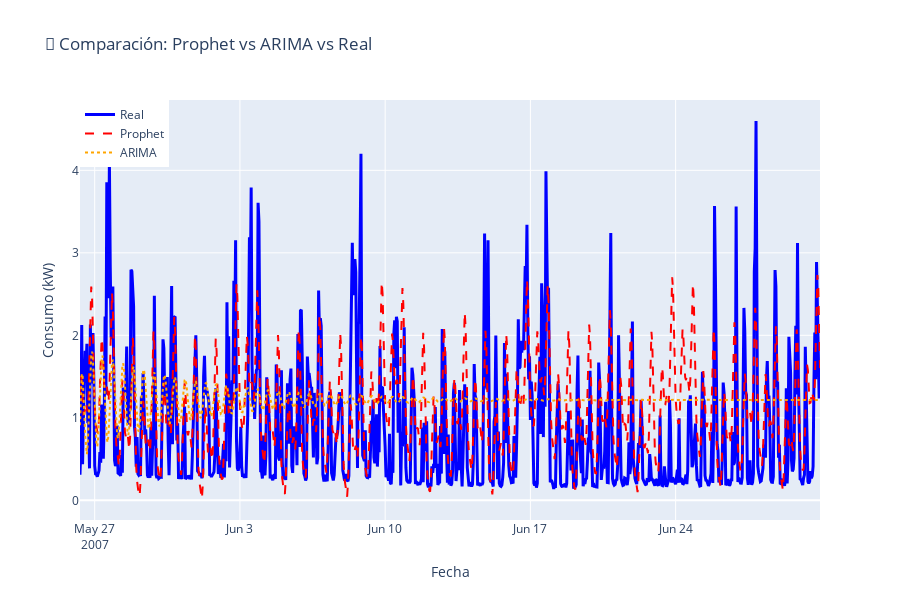

The notebook cell this image was saved under:
### Code cell
# Visualización comparativa
fig = go.Figure()

# Valores reales
fig.add_trace(go.Scatter(
    x=test.index, y=test['consumption'].values,
    mode='lines', name='Real',
    line=dict(color='blue', width=3)
))

# Prophet
fig.add_trace(go.Scatter(
    x=test.index, y=test_predictions_prophet,
    mode='lines', name='Prophet',
    line=dict(color='red', width=2, dash='dash')
))

# ARIMA
fig.add_trace(go.Scatter(
    x=test.index, y=test_predictions_arima.values,
    mode='lines', name='ARIMA',
    line=dict(color='orange', width=2, dash='dot')
))

fig.update_layout(
    title='🔮 Comparación: Prophet vs ARIMA vs Real',
    xaxis_title='Fecha',
    yaxis_title='Consumo (kW)',
    hovermode='x unified',
    height=600,
    legend=dict(x=0, y=1)
)

fig.show()

### Figure 1 — Plotly figure (JSON) as saved in the notebook; plotly's stock layout.template omitted (floating-point values rounded to 4 significant figures; data arrays with more than 128 entries replaced by an {"elided": "..."} marker saying what was removed)
{"data": [{"line": {"color": "blue", "width": 3}, "mode": "lines", "name": "Real", "type": "scatter", "x": {"elided": "857 str values"}, "y": {"elided": "857 float values"}}, {"line": {"color": "red", "dash": "dash", "width": 2}, "mode": "lines", "name": "Prophet", "type": "scatter", "x": {"elided": "857 str values"}, "y": {"elided": "857 float values"}}, {"line": {"color": "orange", "dash": "dot", "width": 2}, "mode": "lines", "name": "ARIMA", "type": "scatter", "x": {"elided": "857 str values"}, "y": {"elided": "857 float values"}}], "layout": {"height": 600, "hovermode": "x unified", "legend": {"x": 0, "y": 1}, "title": {"text": "🔮 Comparación: Prophet vs ARIMA vs Real"}, "xaxis": {"title": {"text": "Fecha"}}, "yaxis": {"title": {"text": "Consumo (kW)"}}}}
